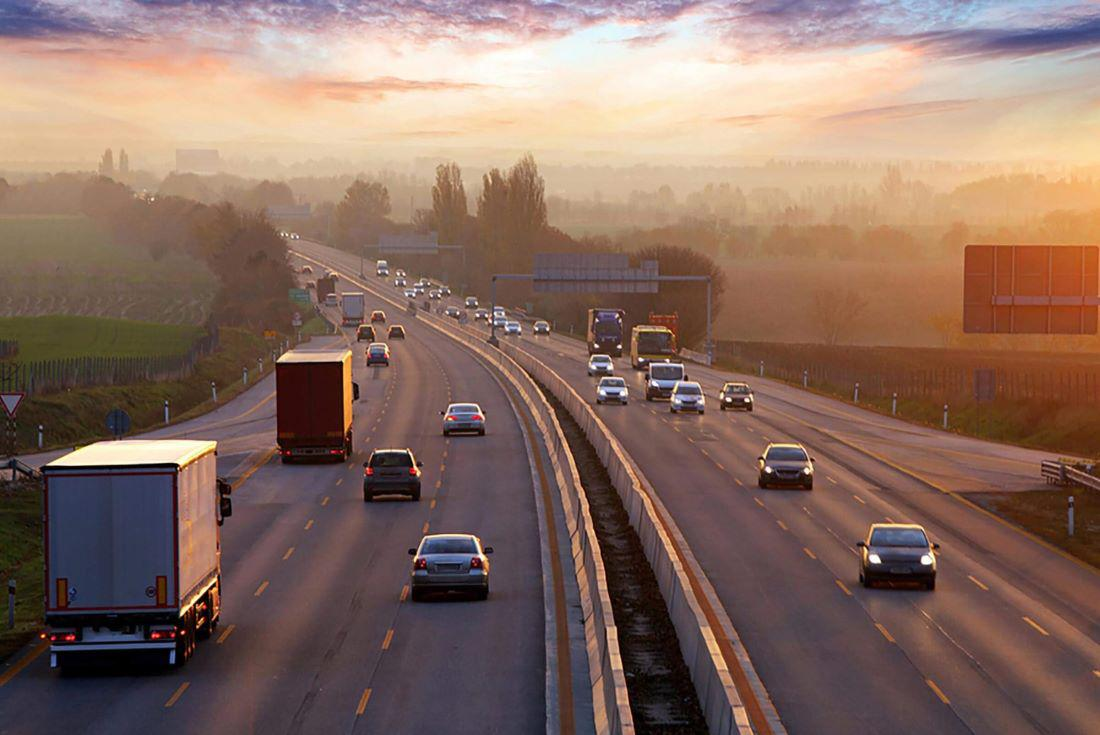
#> input picture opencv/image/a.jpg, 1100 x 735 px, found by its file name
$ python 7histogram.py
#> lines starting #> are read from the running program, lines starting #| are printed output that depends on the picture
import cv2
import matplotlib.pyplot as plt
import numpy as np


image=plt.imread("a.jpg")
#> image is the input picture: shape (735, 1100, 3); mean R, G, B 136.2, 109.4, 98.3

gray_scale=cv2.cvtColor(image,cv2.COLOR_BGR2GRAY)
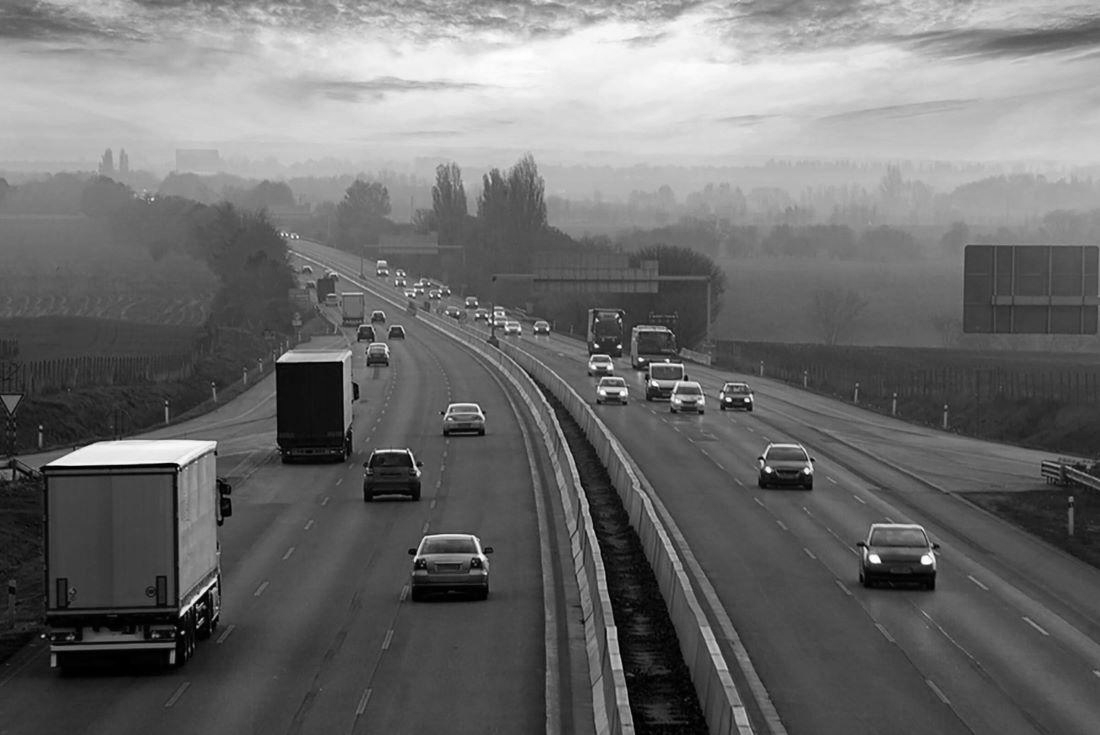
#> gray_scale: shape (735, 1100); min 0, max 255, mean 109.2
histg = cv2.calcHist([gray_scale],[0],None,[256],[0,256])
#> histg = 256 values, max 11211 at index 72, min 9 at index 255, mean 3158.2


plt.plot(histg)
plt.show()
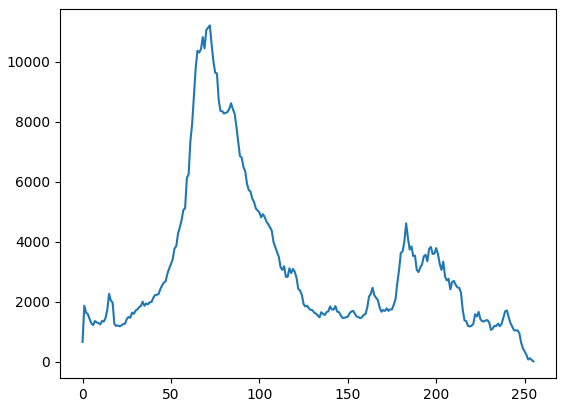
#> figure drawn by matplotlib, 1 panel; curve peaks at x = 72, y = 11211
cv2.waitKey(0)
cv2.destroyAllWindows()
